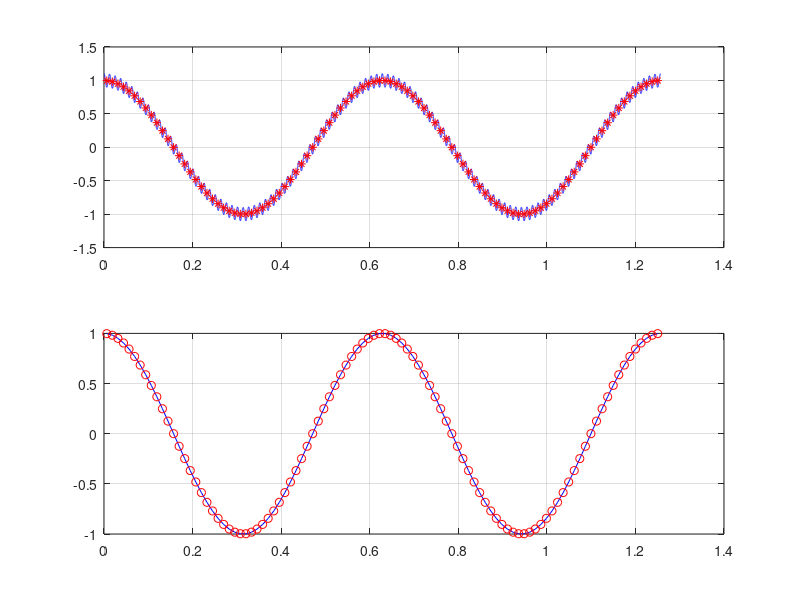

Recreate this plot in MATLAB.
clear all

n=50000;

w=10;
w1=500;
t=linspace(0,4*pi/w,n);

f=cos(w*t)+0.1*cos(w1*t);

% n1=floor(w1/w);
n1=floor((2*pi/w)/(0.1*2*pi/w1));
N=floor(n/n1);

ff=zeros(1,N);
tt=zeros(1,N);

for i=1:N

    ff(i)=mean(f(1+(i-1)*n1:n1*i));
    tt(i)=t(floor(n1/2)+(i-1)*n1);

end

subplot(2,1,1)
plot(t,f,'b');
hold on;
plot(tt,ff,'r*');
%axis equal;
grid on;

subplot(2,1,2)
plot(tt,cos(w*tt),'b');
hold on;
plot(tt,ff,'ro');
%axis equal;
grid on;
